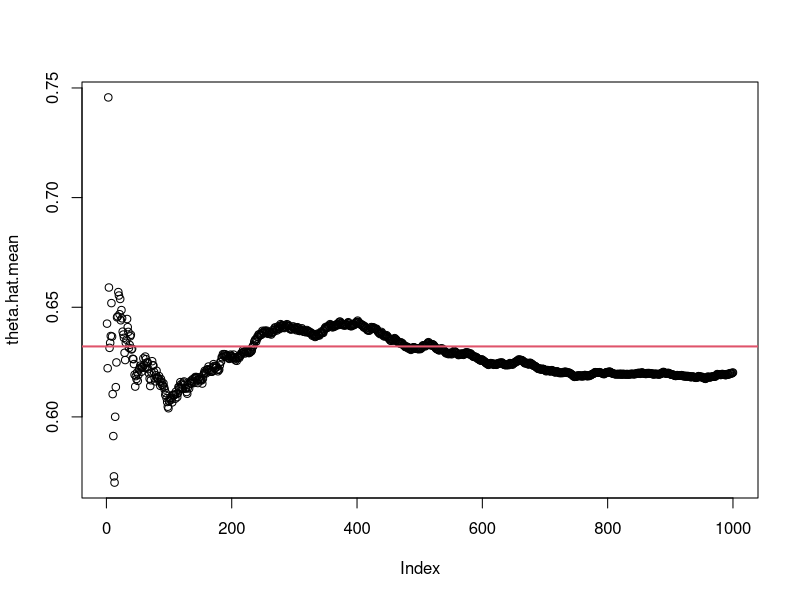
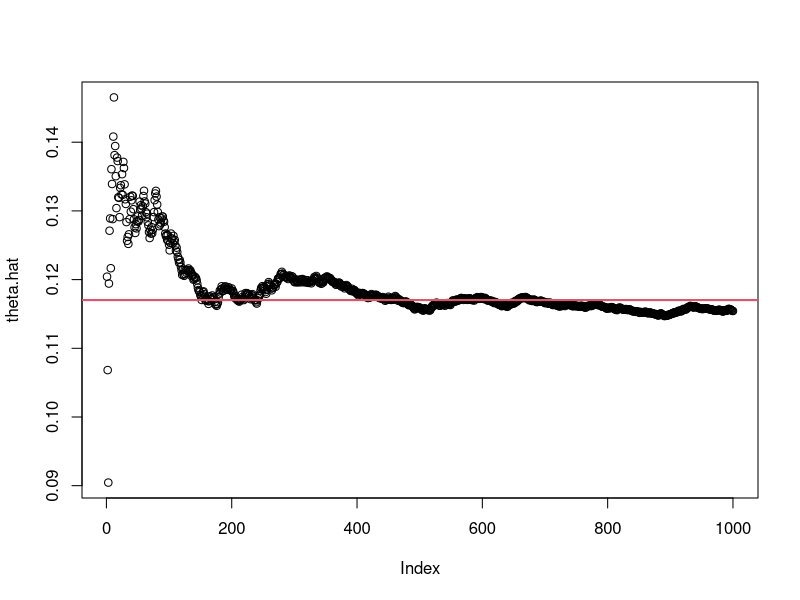

R code for these plots, in order:
# LAB-4
## 


#Esempio 1: Esponenziale####
# 1. Genero un insieme di uniformi iid come U(0,1)
taglia.campionaria <- 1000
# uniformi <- runif(taglia.campionaria)
uniformi <- sample(seq(0,1, by=0.000001),taglia.campionaria,replace = T)
# 2. definisco theta come la soluzione analitica dell'integrale in [0,1]
theta <- 1-exp(-1)
# 3. calcolo theta cappello. 
theta.hat.sum <- taglia.campionaria^-1 * sum(exp(-uniformi))
theta.hat.mean <- mean(exp(-uniformi))
# Quì per curiosità ho calcolato sia come sommatoria che come media
c(theta, theta.hat.mean)
# 4. Confronto grafico
theta.hat.mean <- cumsum(exp(-uniformi))/(1:taglia.campionaria)
# cumsum() mi permette di vedere l'andamento man mano che procedo
# con l'esperimento, altrimenti avrei un plot con un punto solo
plot(theta.hat.mean)
abline(h=theta, col=2, lwd=2)


#Esempio 2: uniforme(2,2)####

rm(list = ls()) # svuoto environment dalle variabili
theta <- exp(-2) - exp(-4) # valore teorico
m <- 1000
u <- runif(m, min = 2, max = 4) # 2+2*runif(m)
theta.hat <- 2*mean(exp(-u))
c(theta, theta.hat)

# per confronto grafico devo tener traccia di tutte le medie
theta.hat <- 2*cumsum(exp(-u))/(1:m)
plot(theta.hat)
abline(h=theta, col = 2, lwd = 2)




#Esempio 3.1: intervallo integrazione illimitato####
rm(list = ls())
x <- seq(.1, 2.5, 0.1)
m <- 1000
theta.hat.1 <- NULL
for (i in 1:length(x)){
  u <- runif(m, min = 0, max = x[i])
  theta.hat.1[i] <- 0.5 + x[i]*mean( 1/sqrt(2*pi) * exp(-u^2/2) )
}
# theta.hat è cdf empirica
cdf.teo <- pnorm(x)

se.theta.hat.1 <- sqrt(theta.hat.1 * (1-theta.hat.1) / m)
cbind(x,cdf.teo, theta.hat.1, se.theta.hat.1)




#Esempio 3.2 (approccio hit-or-miss)####

x <- seq(.1, 2.5, 0.1)
m <- 1000
theta.hat.2 <- NULL
for (i in 1:length(x)){
  z <- rnorm(m)
  theta.hat.2[i] <- mean(z <= x[i]) 
}
cdf.teo <- pnorm(x)
se.theta.hat.2 <- sqrt(theta.hat.2 * (1-theta.hat.2) / m)
cbind(x,cdf.teo, theta.hat.1, se.theta.hat.1, theta.hat.2, se.theta.hat.2)
stime <- cbind(x,cdf.teo, theta.hat.1, se.theta.hat.1, theta.hat.2, se.theta.hat.2)

# costruisco IC a livello 1-alpha per MC semplice 1:
alpha <- 0.1
estr.inf <- theta.hat.1 - qnorm(1-alpha/2) * se.theta.hat.1
estr.sup <- theta.hat.1 + qnorm(1-alpha/2) * se.theta.hat.1
cbind(estr.inf, cdf.teo,  estr.sup)


#Esempio 3.3 (metodo variabili antitetiche)####

x <- seq(.1, 2.5, .1)
m <- 1000
theta.hat.1.ant <- Y <- Y.ant <- NULL
for (i in 1:length(x)){
  u <- runif(m/2)
  Y <- 0.5 + (x[i]/sqrt(2*pi) * exp(-(u*x[i])^2/2))
  Y.ant <- 0.5 + (x[i]/sqrt(2*pi) * exp(-((1-u)*x[i])^2/2))
  theta.hat.1.ant[i] <- mean(c(Y, Y.ant))
}
# theta.hat è cdf empirica
cdf.teo <- pnorm(x)

# prossima riga e' sbagliata. perche'?
se.theta.hat.1.ant <- sqrt(theta.hat.1.ant * (1-theta.hat.1.ant) / m) # NO
cbind(x,cdf.teo, theta.hat.1, se.theta.hat.1, theta.hat.1.ant, se.theta.hat.1.ant)


# ATT: non posso usare la formula del caso di indipendenza!
# per stimare lo standard error ripeto tante volte MC con var.antitetiche e calcolo
# la dev.standard delle stime ottenute

x <- seq(.1, 2.5, .1)
m <- 1000
N <- 100
theta.hat.1.ant <- matrix(0,nrow = N, ncol = length(x))
Y <- Y.ant <- NULL
for (j in 1:N){
  for (i in 1:length(x)){
    u <- runif(m/2)
    Y <- 0.5 + (x[i]/sqrt(2*pi) * exp(-(u*x[i])^2/2))
    Y.ant <- 0.5 + (x[i]/sqrt(2*pi) * exp(-((1-u)*x[i])^2/2))
    theta.hat.1.ant[j,i] <- mean(c(Y, Y.ant))
  }
}
se.theta.hat.1.ant <- apply(theta.hat.1.ant, 2, sd)
cbind(x,cdf.teo, theta.hat.1, se.theta.hat.1, se.theta.hat.1.ant)


#versione alternativa per il confronto dello standard error (libro del Rizzo)####


MC.phi <- function(x, R=1000, antitetica = TRUE){
  u <- runif(R/2) 
  # la rimanente metà del campione
  if (antitetica){   # se c'èuna sola istruzione la graffa può essere evitata
    v <- 1-u # CASO ANTITETICA
  } else {
    v <- runif(R/2) # CASO MC DIRETTO
  }
  u <- c(u,v)
  
  cdf <- NULL
  for (i in 1:length(x)){
    g <- 0.5 + (x[i]/sqrt(2*pi) * exp(-(u*x[i])^2/2))
    cdf[i] <- mean(g)
  }
  return(cdf)
}

x <- seq(.1, 2.5, length=10)
Phi.teo <- pnorm(x)
set.seed(123)
MC.diretto <- MC.phi(x, antitetica = FALSE)
set.seed(123)
MC.ant <- MC.phi(x, antitetica = TRUE)

round(cbind(x, Phi.teo, MC.diretto, MC.ant), 6)


#Misuro errore standard dei due metodi####
N <- 100  # num. di volte che ripeto la stima MC
x <- 2
MC.dir <- MC.ant <- NULL
for (j in 1:N){
  MC.dir[j] <- MC.phi(x, R=1000, antitetica = FALSE)
  MC.ant[j] <- MC.phi(x, R=1000)
  
}
sd(MC.dir)
sd(MC.ant)
(var(MC.dir)-var(MC.ant))/var(MC.dir)  # differenza in termini relativi dei due metodi
